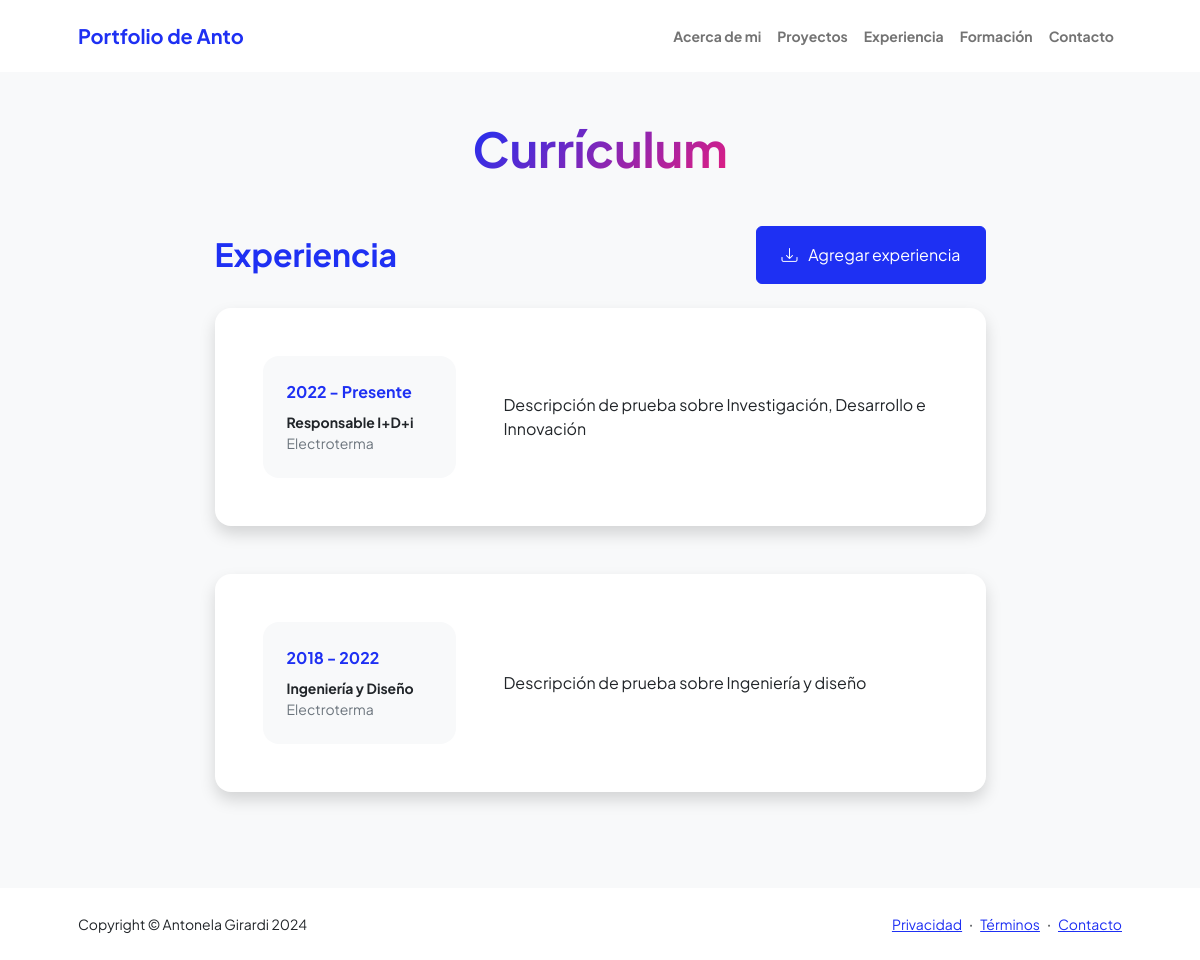
The page /experiencia/ on the database its author committed.
### personal/models.py (models this page shows)
class Experiencia(models.Model):
    nombre = models.CharField(max_length=50)
    inicio = models.CharField(max_length=10)
    fin = models.CharField(max_length=10)
    empresa = models.CharField(max_length=50)
    descripcion = models.CharField(max_length=300)

### personal/views.py (the view)
# urls.py: path('experiencia/', experiencia, name="experiencia"),
def experiencia(request):
    contexto = {"experiencia": Experiencia.objects.all()}
    return render(request, "personal/experiencia.html", contexto)

### personal/templates/personal/experiencia.html (shortened to what this page needs)
<!DOCTYPE html>
<html lang="en">
    <head>
        {% load static %}
        <link href="https://cdn.jsdelivr.net/npm/bootstrap-icons@1.8.1/font/bootstrap-icons.css" rel="stylesheet" />
        <link href="{% static 'css/styles.css' %}" rel="stylesheet" />
    </head>
    <body class="d-flex flex-column h-100 bg-light">
        <main class="flex-shrink-0">
            <nav class="navbar navbar-expand-lg navbar-light bg-white py-3">
                <div class="container px-5">
                    <a class="navbar-brand" href="index.html"><span class="fw-bolder text-primary">Portfolio de Anto</span></a>
                    <div class="collapse navbar-collapse" id="navbarSupportedContent">
                        <ul class="navbar-nav ms-auto mb-2 mb-lg-0 small fw-bolder">
                            <li class="nav-item"><a class="nav-link" href="{% url 'index' %}">Acerca de mi</a></li>
                            <li class="nav-item"><a class="nav-link" href="{% url 'proyectos' %}">Proyectos</a></li>
                            <li class="nav-item"><a class="nav-link" href="{% url 'experiencia' %}">Experiencia</a></li>
                            <li class="nav-item"><a class="nav-link" href="{% url 'formacion' %}">Formación</a></li>
                            <li class="nav-item"><a class="nav-link" href="{% url 'contacto' %}">Contacto</a></li>
                        </ul>
                    </div>
                </div>
            </nav>
            <div class="container px-5 my-5">
                <div class="text-center mb-5">
                    <h1 class="display-5 fw-bolder mb-0"><span class="text-gradient d-inline">Currículum</span></h1>
                </div>
                <div class="row gx-5 justify-content-center">
                    <div class="col-lg-11 col-xl-9 col-xxl-8">
                        <section>
                            {% block subtitulo%}
                            <div class="d-flex align-items-center justify-content-between mb-4">
                                <h2 class="text-primary fw-bolder mb-0">Experiencia</h2>
                                <a class="btn btn-primary px-4 py-3" href="{% url 'experienciaForm' %}">
                                    <div class="d-inline-block bi bi-download me-2"></div>
                                    Agregar experiencia
                                </a>
                            </div>
                            {% endblock subtitulo%}
                            {% block contenido1 %}
                            {% for x in experiencia %}
                            <div class="card shadow border-0 rounded-4 mb-5">
                                <div class="card-body p-5">
                                    <div class="row align-items-center gx-5">
                                        <div class="col text-center text-lg-start mb-4 mb-lg-0">
                                            <div class="bg-light p-4 rounded-4">
                                                <div class="text-primary fw-bolder mb-2">{{ x.inicio}} - {{ x.fin}}</div>
                                                <div class="small fw-bolder">{{x.nombre}}</div>
                                                <div class="small text-muted">{{x.empresa}}</div>
                                            </div>
                                        </div>
                                        <div class="col-lg-8"><div>{{x.descripcion}}</div></div>
                                    </div>
                                </div>
                            </div>
                            {% endfor %}
                            {% endblock contenido1 %}
                    </div>
                </div>
            </div>
        </main>
        {% block footer%}
        <footer class="bg-white py-4 mt-auto">
            <div class="container px-5">
                <div class="row align-items-center justify-content-between flex-column flex-sm-row">
                    <div class="col-auto"><div class="small m-0">Copyright &copy; Antonela Girardi 2024</div></div>
                    <div class="col-auto">
                        <a class="small" href="#!">Privacidad</a>
                        <span class="mx-1">&middot;</span>
                        <a class="small" href="#!">Términos</a>
                        <span class="mx-1">&middot;</span>
                        <a class="small" href="#!">Contacto</a>
                    </div>
                </div>
            </div>
        </footer>
        {% endblock footer%}
    </body>
</html>

### rows shown on the page
Experiencia: inicio "2022", fin "Presente", nombre "Responsable I+D+i", empresa "Electroterma", descripcion "Descripción de prueba sobre Investigación, Desarrollo e Innovación"
Experiencia: inicio "2018", fin "2022", nombre "Ingeniería y Diseño", empresa "Electroterma", descripcion "Descripción de prueba sobre Ingeniería y diseño"
